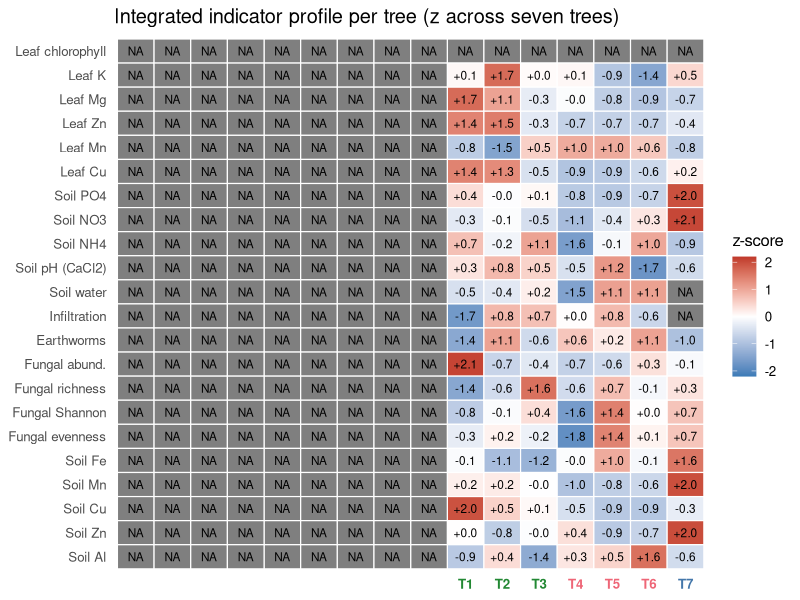
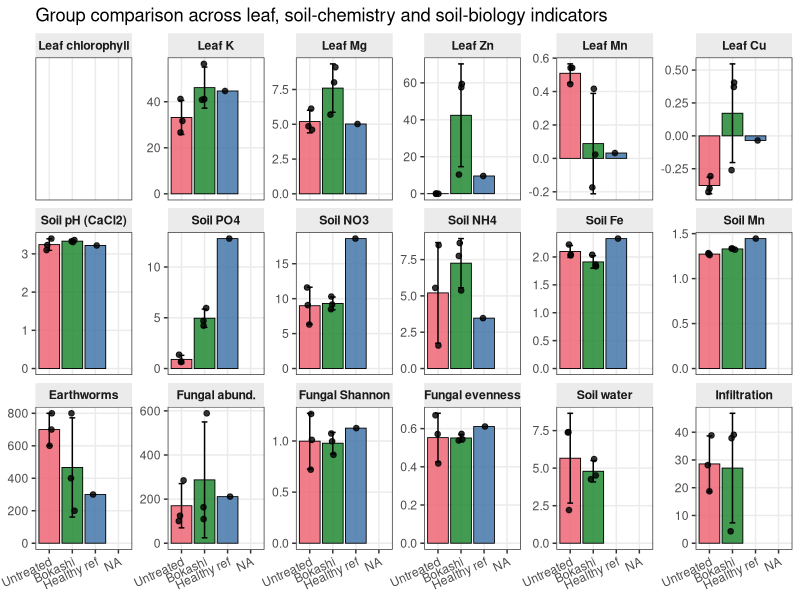
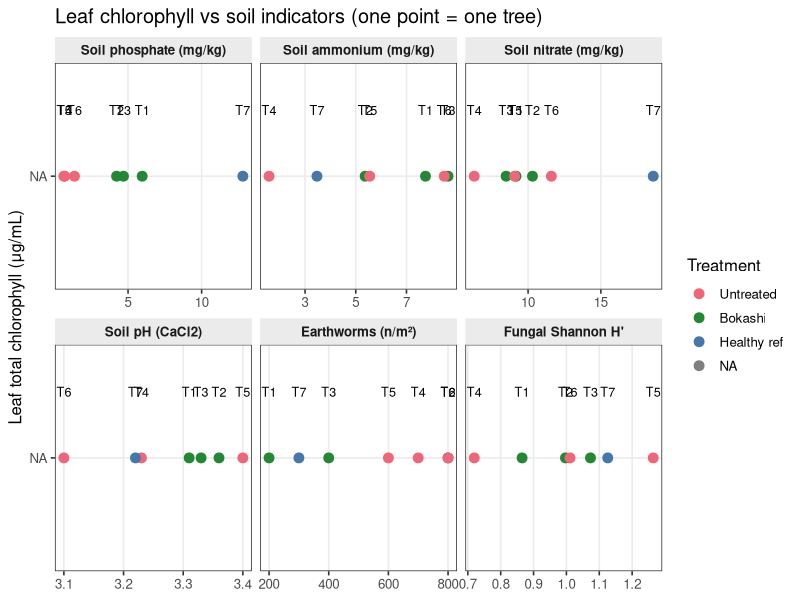
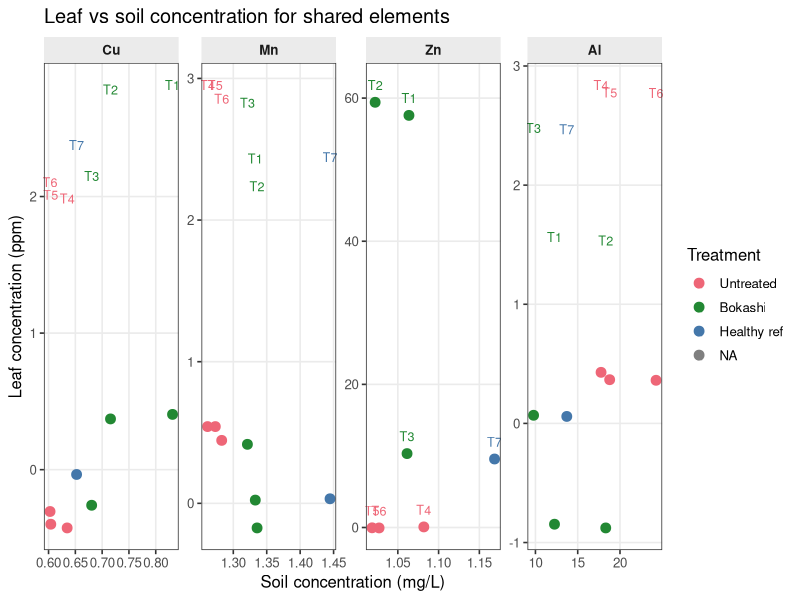
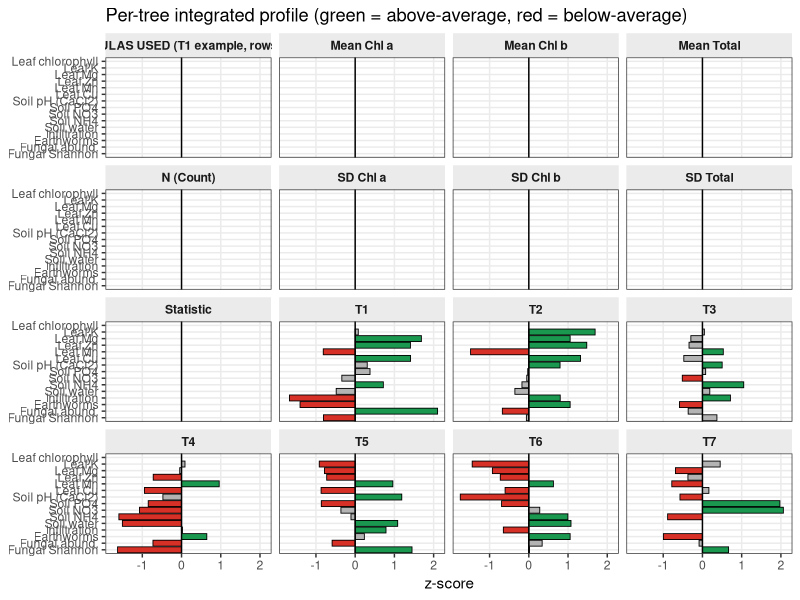
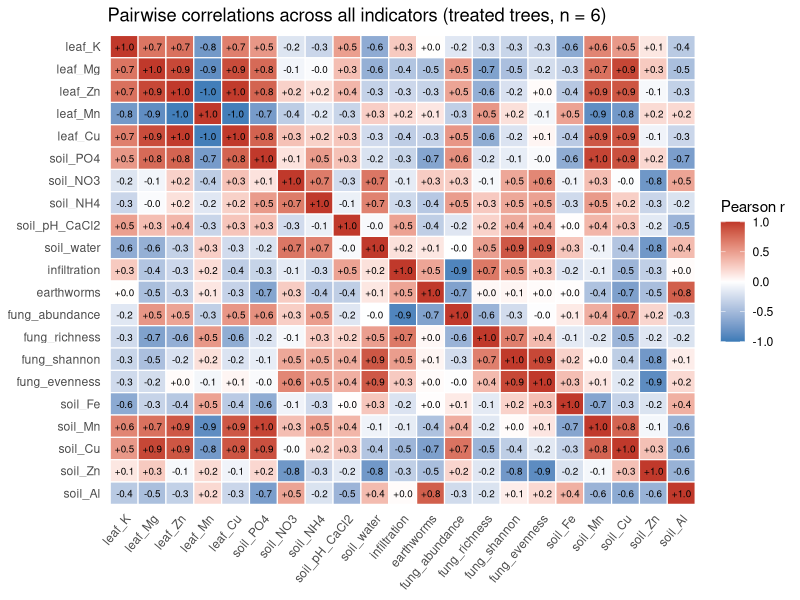

Write R code to recreate these figures, in order.
# ============================================================================
#  SWECC004 — Integrated leaf + soil comparison  (v2 — raw-data version)
#
#  Companion to SWECC04_analysis.R (leaves) and WECC03_soil_analysis.R (soil).
#  Merges every per-tree indicator into one tidy table and produces the six
#  cross-substrate comparison figures used in SWECC004_integrated_comparison.docx.
#
#  Tree-code convention used throughout:
#     FT01 = T1   FT02 = T2   FT03 = T3   (Bokashi)
#     NFT04 = T4  NFT05 = T5  NFT06 = T6  (Untreated)
#     HT07 = T7                            (Healthy reference)
#
#  Required inputs in the working folder (all CSVs extracted from the soil
#  team's "Calibration curves and results.xlsx" — no inline values, no
#  graph-transcription):
#     leaf_per_tree.csv              — per-tree leaf MP-AES means
#     soil_concentrations.csv        — soil MP-AES quadratic-calibrated conc
#     fungal_diversity_per_tree.csv  — abundance, richness, Shannon, evenness
#     soil_pH.csv                    — pH KCl / CaCl2 / demi-water
#     soil_hach_lange.csv            — NO3, PO4, NH4 mg/kg
#     soil_water_content.csv         — mean gravimetric water (mL / 10 g soil)
#     soil_infiltration.csv          — mean flow rate (mm/min) + SD
#     soil_earthworms.csv            — worms/m²
#
#  Leaf total chlorophyll per tree is read from
#     Chlorophyll_Equations_and_Calculations.xlsx  (sheet "Summary by Tree").
# ============================================================================

suppressPackageStartupMessages({
  library(readr); library(readxl); library(dplyr); library(tidyr)
  library(ggplot2); library(scales); library(stringr); library(purrr)
})

fig_dir <- "figures_integrated"; out_dir <- "output_integrated"
dir.create(fig_dir, showWarnings = FALSE)
dir.create(out_dir, showWarnings = FALSE)

save_png <- function(plot, file, w = 10, h = 7, dpi = 300) {
  ggsave(file.path(fig_dir, file), plot, width = w, height = h,
         dpi = dpi, bg = "white")
}

group_pal <- c("Bokashi"     = "#228833",
               "Untreated"   = "#EE6677",
               "Healthy ref" = "#4477AA")

samp_to_tree <- c("FT01" = "T1", "FT02" = "T2", "FT03" = "T3",
                  "NFT04" = "T4", "NFT05" = "T5", "NFT06" = "T6",
                  "HT07" = "T7")

# ---------------------------------------------------------------------------
# 1. Load + merge every per-tree indicator
# ---------------------------------------------------------------------------
chl <- read_excel("Chlorophyll_Equations_and_Calculations.xlsx",
                  sheet = "Summary by Tree", skip = 2) |>
  transmute(tree = Tree, leaf_chl_total = `Mean Total`) |>
  filter(!is.na(tree))

leaf_w <- read_csv("leaf_per_tree.csv", show_col_types = FALSE) |>
  pivot_wider(id_cols = tree, names_from = element, values_from = conc) |>
  select(tree, K, Mg, Zn, Mn, Cu, Al) |>
  rename_with(~ paste0("leaf_", .x), -tree)

soil_w <- read_csv("soil_concentrations.csv", show_col_types = FALSE) |>
  mutate(tree = samp_to_tree[sample]) |>
  pivot_wider(id_cols = tree, names_from = element, values_from = conc_quad) |>
  rename_with(~ paste0("soil_", .x), -tree)

ph     <- read_csv("soil_pH.csv", show_col_types = FALSE) |>
  select(tree, soil_pH_KCl = pH_KCl, soil_pH_CaCl2 = pH_CaCl2,
         soil_pH_demi = pH_demi)

hl     <- read_csv("soil_hach_lange.csv", show_col_types = FALSE) |>
  select(tree, soil_NO3 = NO3_mg_kg, soil_PO4 = PO4_mg_kg, soil_NH4 = NH4_mg_kg)

water  <- read_csv("soil_water_content.csv", show_col_types = FALSE) |>
  select(tree, soil_water = water_content_mL)

infil  <- read_csv("soil_infiltration.csv", show_col_types = FALSE) |>
  select(tree, infiltration = mean_flow_mm_min)

ew     <- read_csv("soil_earthworms.csv", show_col_types = FALSE) |>
  select(tree, earthworms = worms_per_m2)

fung   <- read_csv("fungal_diversity_per_tree.csv", show_col_types = FALSE) |>
  mutate(tree = samp_to_tree[tree]) |>
  select(tree,
         fung_abundance = abundance, fung_richness = richness,
         fung_shannon   = shannon,   fung_evenness = evenness)

df <- chl |>
  left_join(leaf_w, by = "tree") |>
  left_join(soil_w, by = "tree") |>
  left_join(ph,     by = "tree") |>
  left_join(hl,     by = "tree") |>
  left_join(water,  by = "tree") |>
  left_join(infil,  by = "tree") |>
  left_join(ew,     by = "tree") |>
  left_join(fung,   by = "tree") |>
  mutate(group = case_when(tree %in% c("T1","T2","T3") ~ "Bokashi",
                           tree %in% c("T4","T5","T6") ~ "Untreated",
                           tree == "T7"                ~ "Healthy ref"),
         group  = factor(group, levels = c("Untreated","Bokashi","Healthy ref")),
         sample = names(samp_to_tree)[match(tree, samp_to_tree)]) |>
  relocate(tree, sample, group)

write_csv(df, file.path(out_dir, "SWECC004_integrated_per_tree.csv"))

# ---------------------------------------------------------------------------
# 2. Tidy long form used by the plots
# ---------------------------------------------------------------------------
metric_labels <- c(
  leaf_chl_total = "Leaf chlorophyll",
  leaf_K = "Leaf K", leaf_Mg = "Leaf Mg", leaf_Zn = "Leaf Zn",
  leaf_Mn = "Leaf Mn", leaf_Cu = "Leaf Cu",
  soil_PO4 = "Soil PO4", soil_NO3 = "Soil NO3", soil_NH4 = "Soil NH4",
  soil_pH_CaCl2 = "Soil pH (CaCl2)",
  soil_water = "Soil water", infiltration = "Infiltration",
  earthworms = "Earthworms",
  fung_abundance = "Fungal abund.", fung_richness = "Fungal richness",
  fung_shannon   = "Fungal Shannon", fung_evenness = "Fungal evenness",
  soil_Fe = "Soil Fe", soil_Mn = "Soil Mn",
  soil_Cu = "Soil Cu", soil_Zn = "Soil Zn", soil_Al = "Soil Al"
)

z_long <- df |>
  select(tree, group, all_of(names(metric_labels))) |>
  mutate(across(-c(tree, group), ~ (.x - mean(.x, na.rm = TRUE)) /
                                     sd(.x, na.rm = TRUE))) |>
  pivot_longer(-c(tree, group), names_to = "metric", values_to = "z") |>
  mutate(label = metric_labels[metric],
         label = factor(label, levels = metric_labels))

# ---------------------------------------------------------------------------
# Fig 1 — per-tree z-score heatmap (earthworms included)
# ---------------------------------------------------------------------------
p1 <- ggplot(z_long, aes(tree, label, fill = z)) +
  geom_tile(colour = "white", linewidth = 0.4) +
  geom_text(aes(label = sprintf("%+.1f", z)), size = 3) +
  scale_fill_gradient2(low = "#3B7BB7", mid = "white", high = "#C0392B",
                       midpoint = 0, limits = c(-2.2, 2.2),
                       oob = scales::squish, name = "z-score") +
  scale_y_discrete(limits = rev(levels(z_long$label))) +
  labs(title = "Integrated indicator profile per tree (z across seven trees)",
       x = NULL, y = NULL) +
  theme_minimal(base_size = 12) +
  theme(panel.grid = element_blank(),
        axis.text.x = element_text(face = "bold",
                                   colour = group_pal[as.character(
                                     df$group[match(levels(factor(z_long$tree)),
                                                    df$tree)])]))
save_png(p1, "fig1_integrated_zscore_heatmap.png", w = 9, h = 9.5)

# ---------------------------------------------------------------------------
# Fig 2 — group means across all indicators (earthworms swapped in)
# ---------------------------------------------------------------------------
panel_order <- c(
  "leaf_chl_total","leaf_K","leaf_Mg","leaf_Zn","leaf_Mn","leaf_Cu",
  "soil_pH_CaCl2","soil_PO4","soil_NO3","soil_NH4","soil_Fe","soil_Mn",
  "earthworms","fung_abundance","fung_shannon","fung_evenness",
  "soil_water","infiltration"
)
p2_data <- df |>
  select(tree, group, all_of(panel_order)) |>
  pivot_longer(-c(tree, group), names_to = "metric", values_to = "value") |>
  mutate(metric = factor(metric, levels = panel_order,
                         labels = metric_labels[panel_order]))

p2 <- ggplot(p2_data, aes(group, value, fill = group)) +
  stat_summary(geom = "col", fun = mean, colour = "black", linewidth = 0.3,
               alpha = 0.85) +
  stat_summary(geom = "errorbar", fun.data = mean_sdl, fun.args = list(mult = 1),
               width = 0.25) +
  geom_jitter(width = 0.12, height = 0, size = 1.6, colour = "black",
              alpha = 0.8) +
  facet_wrap(~ metric, scales = "free_y", ncol = 6) +
  scale_fill_manual(values = group_pal, guide = "none") +
  labs(title = "Group comparison across leaf, soil-chemistry and soil-biology indicators",
       x = NULL, y = NULL) +
  theme_bw(base_size = 11) +
  theme(panel.grid.minor = element_blank(),
        strip.background = element_rect(fill = "grey92", colour = NA),
        strip.text = element_text(face = "bold"),
        axis.text.x = element_text(angle = 25, hjust = 1))
save_png(p2, "fig2_group_means_all_indicators.png", w = 14, h = 9)

# ---------------------------------------------------------------------------
# Fig 3 — leaf chlorophyll vs six soil indicators (now includes earthworms)
# ---------------------------------------------------------------------------
predictors <- c(soil_PO4      = "Soil phosphate (mg/kg)",
                soil_NH4      = "Soil ammonium (mg/kg)",
                soil_NO3      = "Soil nitrate (mg/kg)",
                soil_pH_CaCl2 = "Soil pH (CaCl2)",
                earthworms    = "Earthworms (n/m²)",
                fung_shannon  = "Fungal Shannon H'")
p3_data <- df |>
  pivot_longer(all_of(names(predictors)),
               names_to = "metric", values_to = "x") |>
  mutate(metric = factor(metric, levels = names(predictors),
                         labels = predictors))
ann <- p3_data |>
  filter(group %in% c("Bokashi","Untreated"),
         !is.na(x), !is.na(leaf_chl_total)) |>
  group_by(metric) |>
  summarise(r = cor(x, leaf_chl_total), .groups = "drop") |>
  mutate(label = sprintf("r = %+.2f  (n=6 treated)", r))

p3 <- ggplot(p3_data, aes(x, leaf_chl_total)) +
  geom_point(aes(colour = group), size = 3) +
  geom_text(aes(label = tree), nudge_y = 0.35, size = 3.2) +
  geom_label(data = ann, aes(label = label),
             x = -Inf, y = Inf, hjust = -0.05, vjust = 1.3,
             inherit.aes = FALSE, size = 3.1, label.size = 0,
             fill = "white", alpha = 0.85) +
  facet_wrap(~ metric, scales = "free_x", ncol = 3) +
  scale_colour_manual(values = group_pal, name = "Treatment") +
  labs(title = "Leaf chlorophyll vs soil indicators (one point = one tree)",
       x = NULL, y = "Leaf total chlorophyll (μg/mL)") +
  theme_bw(base_size = 12) +
  theme(panel.grid.minor = element_blank(),
        strip.background = element_rect(fill = "grey92", colour = NA),
        strip.text = element_text(face = "bold"))
save_png(p3, "fig3_chl_vs_soil.png", w = 14, h = 8)

# ---------------------------------------------------------------------------
# Fig 4 — leaf vs soil for the four shared elements
# ---------------------------------------------------------------------------
shared <- c("Cu","Mn","Zn","Al")
p4_data <- map_dfr(shared, function(el) {
  df |> transmute(tree, group, element = el,
                  leaf = .data[[paste0("leaf_", el)]],
                  soil = .data[[paste0("soil_", el)]])
}) |>
  mutate(element = factor(element, levels = shared))

p4 <- ggplot(p4_data, aes(soil, leaf, colour = group)) +
  geom_point(size = 3) +
  geom_text(aes(label = tree),
            nudge_y = 0.04 * diff(range(p4_data$leaf, na.rm = TRUE)),
            size = 3.2) +
  facet_wrap(~ element, scales = "free", nrow = 1) +
  scale_colour_manual(values = group_pal, name = "Treatment") +
  labs(title = "Leaf vs soil concentration for shared elements",
       x = "Soil concentration (mg/L)", y = "Leaf concentration (ppm)") +
  theme_bw(base_size = 12) +
  theme(panel.grid.minor = element_blank(),
        strip.background = element_rect(fill = "grey92", colour = NA),
        strip.text = element_text(face = "bold"))
save_png(p4, "fig4_leaf_vs_soil_elements.png", w = 14, h = 4.5)

# ---------------------------------------------------------------------------
# Fig 5 — per-tree integrated dashboard (earthworms row included)
# ---------------------------------------------------------------------------
dash_metrics <- c("leaf_chl_total","leaf_K","leaf_Mg","leaf_Zn","leaf_Mn",
                  "leaf_Cu",
                  "soil_pH_CaCl2","soil_PO4","soil_NO3","soil_NH4",
                  "soil_water","infiltration","earthworms",
                  "fung_abundance","fung_shannon")
p5_data <- z_long |>
  filter(metric %in% dash_metrics) |>
  mutate(metric = factor(metric, levels = rev(dash_metrics),
                         labels = rev(metric_labels[dash_metrics])),
         sign = case_when(z >  0.5 ~ "above",
                          z < -0.5 ~ "below",
                          TRUE      ~ "neutral"))
p5 <- ggplot(p5_data, aes(z, metric, fill = sign)) +
  geom_col(colour = "black", linewidth = 0.3) +
  geom_vline(xintercept = 0) +
  scale_fill_manual(values = c(above = "#1a9850", below = "#d73027",
                               neutral = "grey70"), guide = "none") +
  facet_wrap(~ tree, ncol = 4) +
  labs(title = "Per-tree integrated profile (green = above-average, red = below-average)",
       x = "z-score", y = NULL) +
  theme_bw(base_size = 11) +
  theme(panel.grid.minor = element_blank(),
        strip.background = element_rect(fill = "grey92", colour = NA),
        strip.text = element_text(face = "bold"))
save_png(p5, "fig5_per_tree_dashboard.png", w = 14, h = 8.5)

# ---------------------------------------------------------------------------
# Fig 6 — pairwise correlations (treated trees only)
# ---------------------------------------------------------------------------
pool <- df |>
  filter(group %in% c("Bokashi","Untreated")) |>
  select(all_of(names(metric_labels))) |>
  select(where(~ sum(!is.na(.x)) >= 4))
cor_m <- cor(pool, use = "pairwise.complete.obs")
cor_long <- as_tibble(cor_m, rownames = "x") |>
  pivot_longer(-x, names_to = "y", values_to = "r") |>
  mutate(x = factor(x, levels = colnames(cor_m)),
         y = factor(y, levels = rev(colnames(cor_m))))

p6 <- ggplot(cor_long, aes(x, y, fill = r)) +
  geom_tile(colour = "white", linewidth = 0.4) +
  geom_text(aes(label = sprintf("%+.1f", r)), size = 2.5) +
  scale_fill_gradient2(low = "#3B7BB7", mid = "white", high = "#C0392B",
                       midpoint = 0, limits = c(-1, 1), name = "Pearson r") +
  labs(title = "Pairwise correlations across all indicators (treated trees, n = 6)",
       x = NULL, y = NULL) +
  theme_minimal(base_size = 11) +
  theme(panel.grid = element_blank(),
        axis.text.x = element_text(angle = 50, hjust = 1))
save_png(p6, "fig6_correlation_heatmap.png", w = 11.5, h = 9.5)

message("\nDONE. Figures in ./", fig_dir, "; integrated table in ./", out_dir)
